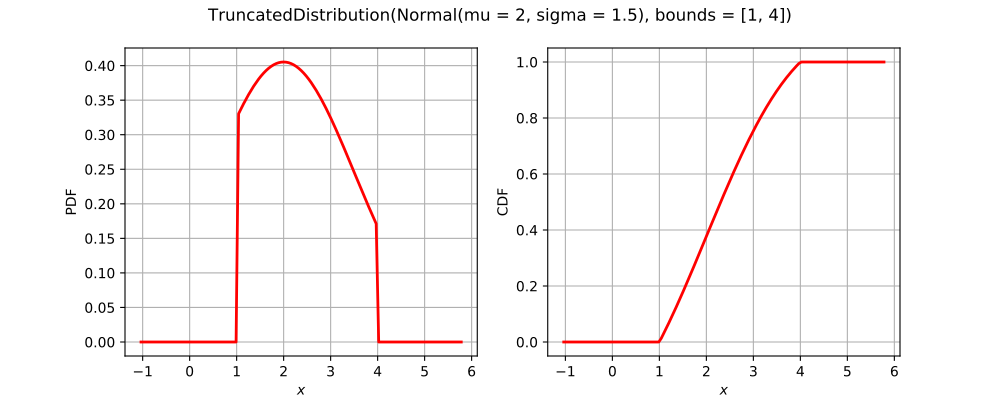

Write the Python code that produced this figure.
import openturns as ot
from matplotlib import pyplot as plt
from openturns.viewer import View
if ot.TruncatedDistribution().__class__.__name__ == 'Bernoulli':
    distribution = ot.Bernoulli(0.7)
elif ot.TruncatedDistribution().__class__.__name__ == 'Binomial':
    distribution = ot.Binomial(5, 0.2)
elif ot.TruncatedDistribution().__class__.__name__ == 'ComposedDistribution':
    copula = ot.IndependentCopula(2)
    marginals = [ot.Uniform(1.0, 2.0), ot.Normal(2.0, 3.0)]
    distribution = ot.ComposedDistribution(marginals, copula)
elif ot.TruncatedDistribution().__class__.__name__ == 'CumulativeDistributionNetwork':
    coll = [ot.Normal(2),ot.Dirichlet([0.5, 1.0, 1.5])]
    distribution = ot.CumulativeDistributionNetwork(coll, ot.BipartiteGraph([[0,1], [0,1]]))
elif ot.TruncatedDistribution().__class__.__name__ == 'Histogram':
    distribution = ot.Histogram([-1.0, 0.5, 1.0, 2.0], [0.45, 0.4, 0.15])
elif ot.TruncatedDistribution().__class__.__name__ == 'KernelMixture':
    kernel = ot.Uniform()
    sample = ot.Normal().getSample(5)
    bandwith = [1.0]
    distribution = ot.KernelMixture(kernel, bandwith, sample)
elif ot.TruncatedDistribution().__class__.__name__ == 'MaximumDistribution':
    coll = [ot.Uniform(2.5, 3.5), ot.LogUniform(1.0, 1.2), ot.Triangular(2.0, 3.0, 4.0)]
    distribution = ot.MaximumDistribution(coll)
elif ot.TruncatedDistribution().__class__.__name__ == 'Multinomial':
    distribution = ot.Multinomial(5, [0.2])
elif ot.TruncatedDistribution().__class__.__name__ == 'RandomMixture':
    coll = [ot.Triangular(0.0, 1.0, 5.0), ot.Uniform(-2.0, 2.0)]
    weights = [0.8, 0.2]
    cst = 3.0
    distribution = ot.RandomMixture(coll, weights, cst)
elif ot.TruncatedDistribution().__class__.__name__ == 'TruncatedDistribution':
    distribution = ot.TruncatedDistribution(ot.Normal(2.0, 1.5), 1.0, 4.0)
elif ot.TruncatedDistribution().__class__.__name__ == 'UserDefined':
    distribution = ot.UserDefined([[0.0], [1.0], [2.0]], [0.2, 0.7, 0.1])
elif ot.TruncatedDistribution().__class__.__name__ == 'ZipfMandelbrot':
    distribution = ot.ZipfMandelbrot(10, 2.5, 0.3)
else:
    distribution = ot.TruncatedDistribution()
dimension = distribution.getDimension()
title = str(distribution)[:100].split('\n')[0]
if dimension == 1:
    distribution.setDescription(['$x$'])
    pdf_graph = distribution.drawPDF()
    cdf_graph = distribution.drawCDF()
    fig = plt.figure(figsize=(10, 4))
    pdf_axis = fig.add_subplot(121)
    cdf_axis = fig.add_subplot(122)
    View(pdf_graph, figure=fig, axes=[pdf_axis], add_legend=False)
    View(cdf_graph, figure=fig, axes=[cdf_axis], add_legend=False)
    fig.suptitle(title)
elif dimension == 2:
    distribution.setDescription(['$x_1$', '$x_2$'])
    pdf_graph = distribution.drawPDF()
    pdf_graph.setTitle(title)
    fig = plt.figure(figsize=(10, 5))
    pdf_axis = fig.add_subplot(111)
    View(pdf_graph, figure=fig, axes=[pdf_axis], add_legend=False, square_axes=True)
